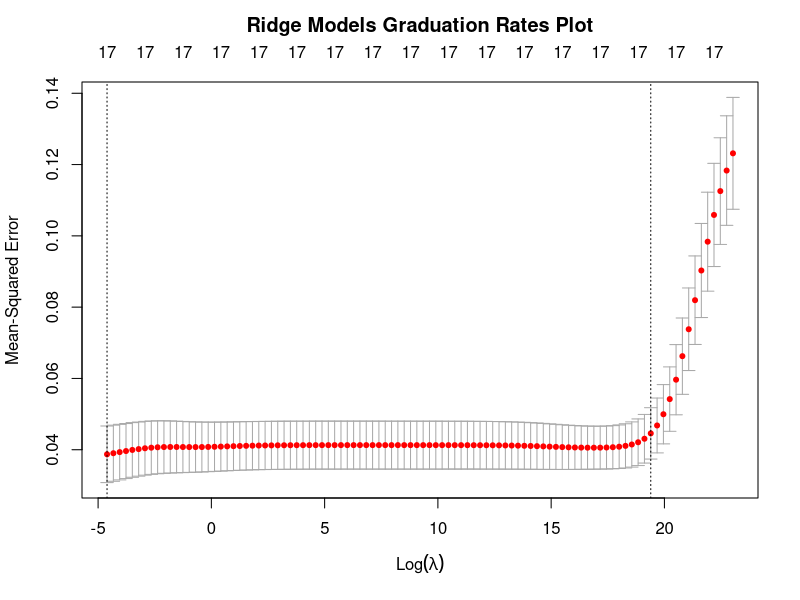

This chart was generated by the following R code: (Note: this script raises an error after producing the figure.)
library(glmnet)

# read in data
train_data <- read.csv("data/cleaned-data/train-clean-data-w-grad-rate.csv")
test_data <- read.csv("data/cleaned-data/test-clean-data-w-grad-rate.csv")
full_data <- read.csv("data/cleaned-data/clean-data-w-grad-rate.csv")

train_data <- train_data[,-1]
train_data[, c("UNITID", "INSTNM", "STABBR", "CITY", "ZIP")] <- NULL

test_data <- test_data[,-1]
test_data[, c("UNITID", "INSTNM", "STABBR", "CITY", "ZIP")] <- NULL

full_data <- full_data[,-1]
full_data[, c("UNITID", "INSTNM", "STABBR", "CITY", "ZIP")] <- NULL

### TRAIN ###
train_x <- as.matrix(train_data[,-19])
train_y <- train_data$C100_4
grid <- 10^seq(10, -2, length = 100)
set.seed(100)
ridge.mod <- cv.glmnet(train_x, train_y, intercept = FALSE, standardize = FALSE, lambda = grid, alpha = 0)

# save plot
png("images/ridge-grad-rate-models-plot.png")
plot(ridge.mod)
title("Ridge Models Graduation Rates Plot", line=2.5)
dev.off()

# model selection
min_lambda <- ridge.mod$lambda.min
best_fit <- glmnet(train_x, train_y, intercept = FALSE, standardize = FALSE, lambda = min_lambda, alpha = 0)

### TEST ###
test_x <- as.matrix(test_data[,-19])
target_y <- as.matrix(test_data$C100_4)
# test set prediction -- MSE
ridge.pred <- predict(best_fit, newx = test_x)
ridge_test_mse <- mean((ridge.pred - target_y)^2)

### FULL DATASET ###
full_x <- as.matrix(full_data[,-19])
full_y <- full_data$C100_4

official_fit <- glmnet(full_x, full_y, intercept = FALSE, standardize = FALSE, lambda = min_lambda, alpha = 0)
ridge_official_coef <- coef(official_fit)

# save RData
save(ridge.mod, min_lambda, ridge_test_mse, ridge_official_coef, file = "data/regressions/ridge-grad-rate-models.RData")
